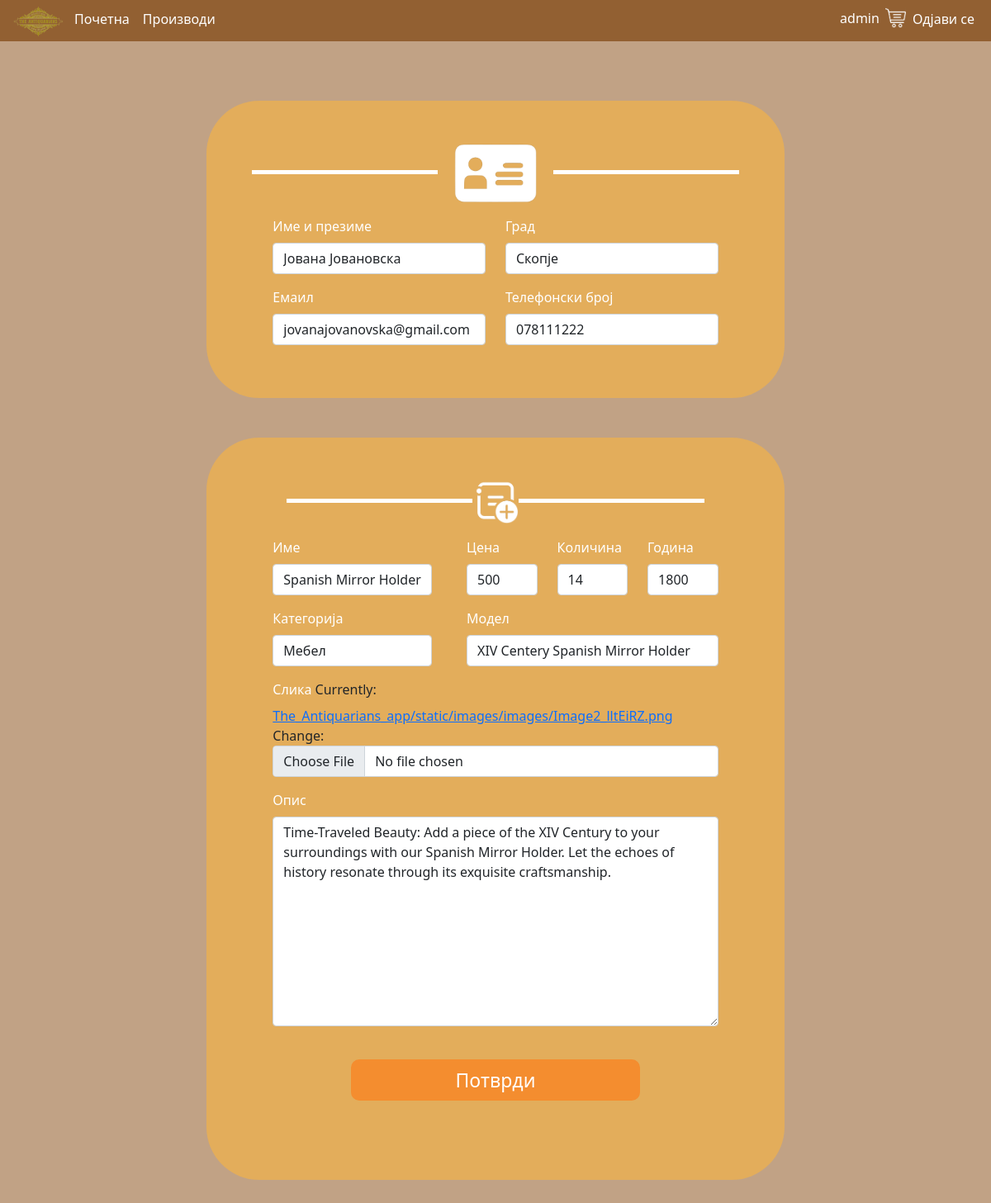
Page /product/edit/13 (signed in) on the committed database.
### The_Antiquarians_app/models.py (models this page shows, shortened)
class Product(models.Model):
    CATEGORY = [
        ('Мебел', 'Мебел'),
        ('Накит', 'Накит'),
        ('Часовници', 'Часовници'),
        ('Кујнски прибор', 'Кујнски прибор'),
        ('Декоративни работи', 'Декоративни работи'),
        ('Интериор', 'Интериор'),
        ('Музички инструменти', 'Музички инструменти'),
        ('Играчки', 'Играчки'),
        ('Текстил', 'Текстил'),
    ]
    seller_name_and_surname = models.CharField(max_length=100, null=True, blank=True)
    seller_city = models.CharField(max_length=100, null=True, blank=True)
    seller_email = models.CharField(max_length=100, null=True, blank=True)
    seller_phone_number = models.CharField(max_length=100, null=True, blank=True)
    name = models.CharField(max_length=100, null=False, blank=False)
    price = models.IntegerField(null=False, blank=False)
    quantity = models.IntegerField(null=False, blank=False)
    year = models.IntegerField(null=False, blank=False)
    category = models.CharField(max_length=255, null=False, blank=False, choices=CATEGORY)
    model = models.CharField(max_length=255, null=False, blank=False)
    image = models.ImageField(upload_to="The_Antiquarians_app/static/images/images")
    description = models.TextField(max_length=500)

### The_Antiquarians_app/decorators.py (the view)
        def wrapper_func(request, *args, **kwargs):
            group = None
            if request.user.groups.exists():
                group = request.user.groups.all()[0].name
            if group in allowed_roles:
                return view_func(request, *args, **kwargs)
            else:
                return redirect('home')

### The_Antiquarians_app/forms.py
class ProductForm(forms.ModelForm):
    def __init__(self, *args, **kwargs):
        super(ProductForm, self).__init__(*args, **kwargs)
        for field in self.visible_fields():
            field.field.widget.attrs["class"] = "form-control"
    class Meta:
        model = Product
        fields = '__all__'

### The_Antiquarians_app/views.py (called while the page is built)
@login_required(login_url='login_page')
@allowed_users(allowed_roles=['admin'])
def add_product(request, id=0):
    if request.method == "POST":
        if id == 0:
            form = ProductForm(request.POST, request.FILES)
        else:
            antique_item = Product.objects.get(pk=id)
            form = ProductForm(request.POST, request.FILES, instance=antique_item)
        if form.is_valid():
            form.save()
        return redirect("products")
    else:
        if id == 0:
            form = ProductForm()
        else:
            antique_item = Product.objects.get(pk=id)
            form = ProductForm(instance=antique_item)
    context = {"form": form}
    return render(request, "add_product.html", context=context)

### The_Antiquarians_app/templates/add_product.html (shortened to what this page needs)
{% extends 'main.html' %}
{% load static %}
{% block content %}
    <br/>
    <br/>
    <br/>
    <form method="post" enctype="multipart/form-data">
        <div class="container payment-info-container mb-5 col-7">
            <div class="column pt-5 pb-5">
                <div class="d-flex justify-content-center mb-3">
                    <hr class="col-4 hr-opacity-payment my-auto"/>
                    <img src="{% static 'images/infologo.png' %}" class="col-1 seller-info" alt="">
                    <hr class="col-4 hr-opacity-payment my-auto"/>
                </div>
                <div class="container">
                    <div class="row d-flex justify-content-center">
                        <div class="col-md-5">
                            <div class="mb-3">
                                <label for="sellerNameSurname" class="form-label text-white">Име и презиме</label>
                                {{ form.seller_name_and_surname }}
                            </div>
                            <div class="mb-3">
                                <label for="sellerEmail" class="form-label text-white">Емаил</label>
                                {{ form.seller_email }}
                            </div>
                        </div>
                        <div class="col-md-5">
                            <div class="mb-3">
                                <label for="sellerCity" class="form-label text-white">Град</label>
                                {{ form.seller_city }}
                            </div>
                            <div class="mb-3">
                                <label for="sellerPhoneNumber" class="form-label text-white">Телефонски број</label>
                                {{ form.seller_phone_number }}
                            </div>
                        </div>
                    </div>
                </div>
            </div>
        </div>
        <div class="container payment-info-container mb-5 col-7">
            <div class="column pt-5 pb-5 mb-3">
                <div class="d-flex justify-content-center mb-3">
                    <hr class="col-4 hr-opacity-payment my-auto"/>
                    <img src="{% static 'images/addlogo.png' %}" class="col-1 seller-product-info" alt="">
                    <hr class="col-4 hr-opacity-payment my-auto"/>
                </div>
                <div class="d-flex justify-content-center">
                    <div class="row col-10">
                        <div class="col-5">
                            <div class="mb-3 col-11">
                                <label for="personPaymentName" class="form-label text-white">Име</label>
                                {{ form.name }}
                            </div>
                            <div class="mb-3 col-11">
                                <label for="personPaymentEmail" class="form-label text-white">Категорија</label>
                                {{ form.category }}
                            </div>
                        </div>
                        <div class="col-7">
                            <div class="mb-3 row">
                                <div class="col-4">
                                    <label for="productPrice" class="form-label text-white">Цена</label>
                                    {{ form.price }}
                                </div>
                                <div class="col-4">
                                    <label for="productQuantity" class="form-label text-white">Количина</label>
                                    {{ form.quantity }}
                                </div>
                                <div class=" col-4">
                                    <label for="productYearSurname" class="form-label text-white">Година</label>
                                    {{ form.year }}
                                </div>
                            </div>
                            <div class="mb-3">
                                <label for="productModel" class="form-label text-white">Модел</label>
                                {{ form.model }}
                            </div>
                        </div>
                        <div>
                            <div class="mb-3">
                                <label for="productModel" class="form-label text-white">Слика</label>
                                {{ form.image }}
                            </div>
                            <div class="mb-3">
                                <label for="productModel" class="form-label text-white">Опис</label>
                                {{ form.description }}
                            </div>
                        </div>
                        <div class="d-flex justify-content-center mt-4 mb-5">
                            <button class="btn btn-add-product text-white" type="submit">Потврди</button>
                        </div>
                    </div>
                </div>
            </div>
        </div>
    </form>
{% endblock content %}

### The_Antiquarians_app/templates/main.html (shortened to what this page needs)
<!DOCTYPE html>
{% load static %}
<html lang="en">
<head>
    <link rel="stylesheet" type="text/css" href="{% static 'css/main.css' %}">
    <link href="https://cdn.jsdelivr.net/npm/bootstrap@5.0.2/dist/css/bootstrap.min.css" rel="stylesheet"
>
</head>
<body>
<nav class="navbar-expand-lg navcolor">
    <div class="container-fluid">
        <div class="collapse navbar-collapse" id="navbarSupportedContent">
            <ul class="navbar-nav me-auto mb-3 mb-lg-0 leftsidenavbar">
                <li class="nav-item">
                    <img src="{% static 'images/logo.png' %}" style="width: 70px; height: 50px">
                </li>
                <li class="nav-item">
                    <a class="nav-link active text-white" aria-current="page" href="{% url 'home' %}">Почетна</a>
                </li>
                <li class="nav-item">
                    <a class="nav-link active text-white" aria-current="page" href="{% url 'products' %}">Производи</a>
                </li>
            </ul>
            <ul class="navbar-nav ml-5 mb-3 mt-1 mb-lg-0">
                {% if user.is_authenticated %}
                    <li class="nav-item navbarusername">
                        <p class="text-white">{{ request.user }}</p>
                    </li>
                    <li class="nav-item mt-1">
                        <a href="{% url 'shopping_cart' %}">
                            <img src="{% static 'images/shoppingcartlogo.png' %}"
                                 style="width: 1.563rem; height: 1.563rem;">
                        </a>
                    </li>
                {% endif %}
                {% if user.is_authenticated %}
                    <li class="nav-item">
                        <a class="nav-link active text-white" style="margin-top: -0.094rem" aria-current="page"
                           href="{% url 'logout_user' %}">Одјави се</a>
                    </li>
                {% else %}
                    <li class="nav-item">
                        <a class="nav-link active text-white" style="margin-top: -0.65rem" aria-current="page"
                           href="{% url 'login_page' %}">Најави се</a>
                    </li>
                {% endif %}
            </ul>
        </div>
    </div>
</nav>
<div>
    {% block content %}
    {% endblock content %}
</div>
</body>
</html>

### The_Antiquarians_app/static/css/main.css (style rules this page uses)
body { background-color: #c1a285 !important; }
.navcolor { background-color: #926032; }
.leftsidenavbar { align-items: baseline; }
.navbarusername { margin: 0.4rem 0.438rem 0 0.438rem; }
::placeholder { color: #a6750f !important; }
.hr-opacity-payment { background-color: white !important; height: 5px !important; opacity: 1; align-items: center; }
.payment-info-container { background-color: #e3ad5b; border-radius: 4.0rem !important; }
.seller-info { margin-left: 1.25rem; margin-right: 1.25rem; width: 6.25rem !important; height: 4.75rem; }
.btn-add-product { background-color: #f48d2f !important; border-radius: 0.625rem !important; height: 3.125rem; width: 21.875rem; font-size: 1.438rem !important; }

### rows in the picture
Product: seller_name_and_surname "Јована Јовановска", seller_email "jovanajovanovska@gmail.com", seller_city "Скопје", seller_phone_number "078111222", name "Spanish Mirror Holder", category "Мебел", price "500", quantity "14", year "1800", model "XIV Centery Spanish Mirror Holder", description "Time-Traveled Beauty: Add a piece of the XIV Century to your surroundings with our Spanish Mirror Holder. Let the echoes of history resonate through its exquisite craftsmanship."

### other values in the picture
{{ request.user }} "admin"
